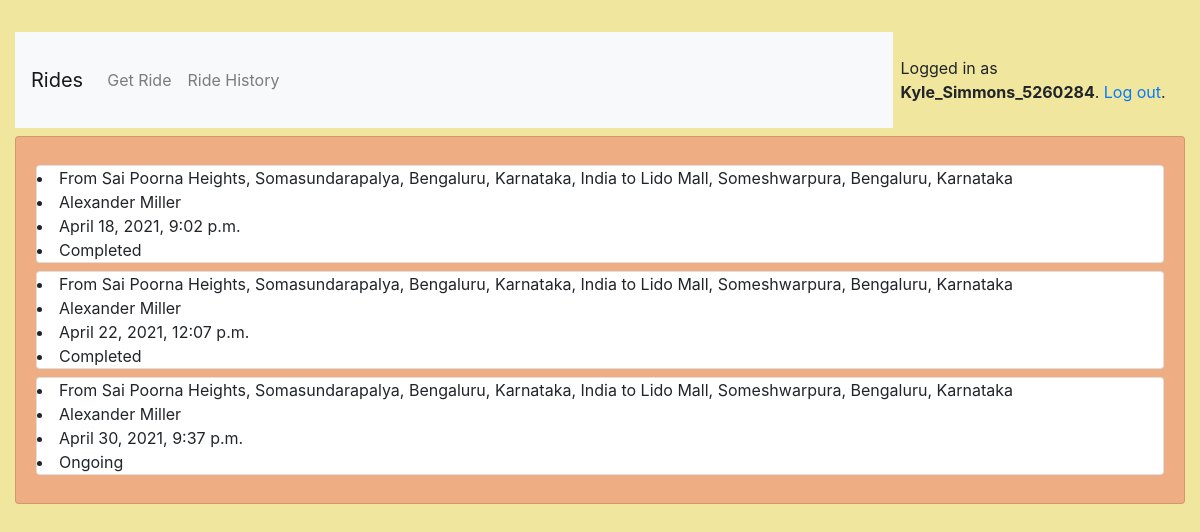
Page /r/rides/ (signed in) on the earlier database version.
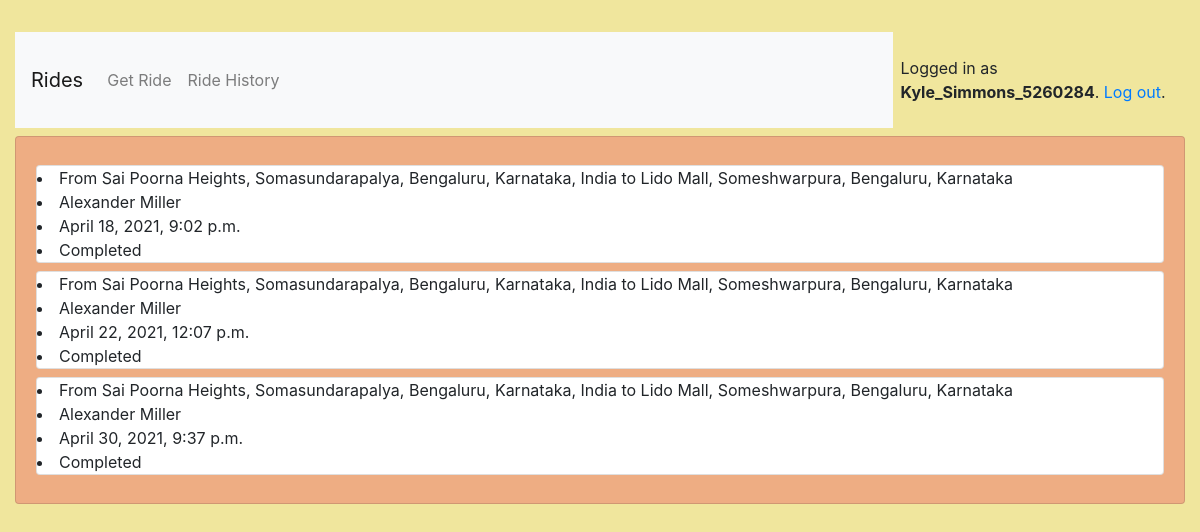
Same page on the later database version.
### rides/models.py (models this page shows, shortened)
class Ride(models.Model):
    rider = models.ForeignKey(User, on_delete=models.CASCADE, null=True, blank=True)
    cabee = models.ForeignKey(Executive, on_delete=models.CASCADE, null=True, blank=True)
    cab = models.ForeignKey(Cab, on_delete=models.CASCADE, null=True, blank=True)
    date_time = models.DateTimeField(auto_now=False, auto_now_add=True)
    updated_time = models.DateTimeField(auto_now=True, auto_now_add=False)
    status = models.ForeignKey(Status, on_delete=models.CASCADE, null=True, blank=True)
    travelled = models.DecimalField(max_digits=15, decimal_places=2, default=0.0)
    charges = models.DecimalField(max_digits=15, decimal_places=2, default=0.0)
    source = models.CharField(max_length=200, blank=False)
    destination = models.CharField(max_length=200, blank=False)
    is_started = models.BooleanField(default=False)

class Status(models.Model):
    name = models.CharField(max_length=30)
    color = models.CharField(max_length=7, default='#007bff')
    class Meta:
        verbose_name_plural = "Status"

class Executive(models.Model):
    user = models.OneToOneField(User, on_delete=models.CASCADE, primary_key=True)
    car = models.OneToOneField(Cab, on_delete=models.CASCADE, null=True, blank=False)
    shift = models.CharField(max_length=1)
    avg_r = models.DecimalField(max_digits=2, decimal_places=1, default=4.0)
    reg_city = models.CharField(max_length=200)
    is_engaged = models.BooleanField(default=False)
    reached_loc = models.BooleanField(default=False)
    charges = models.DecimalField(max_digits=15, decimal_places=2, default=0.0)

class User(AbstractUser):
    is_rider = models.BooleanField(default=False)
    is_ex = models.BooleanField(default=False)
    name = models.CharField(max_length=100)
    cell = PhoneNumberField(blank=True)
    wallet = models.DecimalField(max_digits=15, decimal_places=2, default=0.0)

### rides/views/rider.py (the view)
# urls.py: path('rides/', rider.PastRides.as_view(), name='history'),
@method_decorator([login_required, rider_required], name='dispatch')
class PastRides(ListView):
    model = Ride
    context_object_name = "rides"
    template_name = 'rides/rider/ride_history.html'
    def get_queryset(self):
        queryset = Ride.objects.exclude(status=Status.objects.get(name="On Queue")).filter(rider=self.request.user)
        return queryset
    def get_context_data(self, **kwargs):
        context = super().get_context_data(**kwargs)
        ride = Ride.objects.exclude(status=Status.objects.get(name="On Queue")).filter(rider=self.request.user)
        context['ride_available'] = False if ride.count() == 0 else True
        return context

### rides/templates/rides/rider/ride_history.html
{% extends "base.html" %}
{% block content %}
    {% if ride_available %}
        {% for ride in rides %}
            <div class="row my-2">
                <div class="card w-100">
                    <li>From {{ ride.source }} to {{ ride.destination }}</li>
                    <li>{{ ride.cabee.user.name }}</li>
                    <li>{{ ride.date_time }}</li>
                    <li>{{ ride.status.name }}</li>
                </div>
            </div>
        {% endfor %}
    {% else %}
        <h3>No rides started yet</h3>
    {% endif %}
{% endblock %}

Differences in the rows shown:
changed Ride "April 30, 2021, 9:37 p.m.": status.name "Ongoing" → "Completed"
